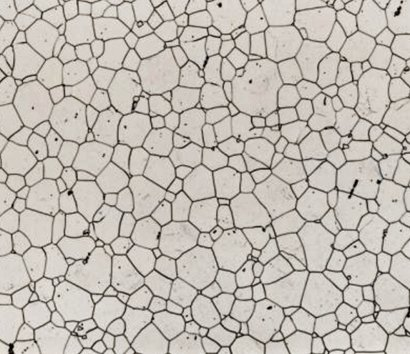
#> input picture images/grains2.jpg, 410 x 354 px
$ python 18_Grain_size_analysis_in_Python_using_watershed.py
#> lines starting #> are read from the running program, lines starting #| are printed output that depends on the picture; after the words box and inside, x2 and y2 are one past the last pixel; in counts of white or black regions, pixels touching at a corner belong together
# watershed algorithm is very powerful way to segment different grains or different cells
# or different regions that are difficult to segment using regular thresholding approach

import cv2
import  numpy as np
import  matplotlib.pyplot as plt
from scipy import ndimage
from skimage import io,color, measure

img1=cv2.imread("images/grains2.jpg")
#> img1 is the input picture: shape (354, 410, 3); mean B, G, R 179.7, 187.2, 193.5
img=cv2.cvtColor(img1,cv2.COLOR_BGR2GRAY)
pixels_to_um=0.5 # um means micrometer. 1 pixel= 0.5 um or 1 pixel = 500 nm

ret,thresh=cv2.threshold(img,0,255,cv2.THRESH_BINARY+cv2.THRESH_OTSU)
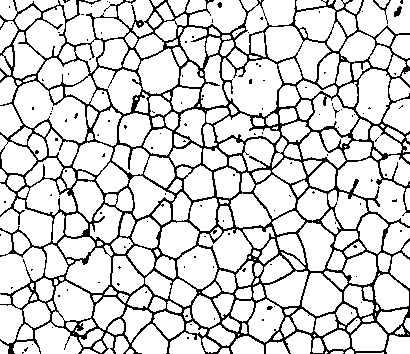
#> thresh: shape (354, 410); 83% white; black in thin lines or dots
#> ret = 157
kernel=np.ones((3,3),np.uint8)

# performing opening operation

opening=cv2.morphologyEx(thresh,cv2.MORPH_OPEN,kernel,iterations=1)
#> opening: shape (354, 410); 82% white; black in thin lines or dots

from skimage.segmentation import  clear_border
opening=clear_border(opening)
#> opening: shape (354, 410); 66.9% white; 58 black regions (56 under 20 px), largest, box (x1, y1, x2, y2) and area: (0, 0, 410, 354) 47830, (333, 107, 340, 118) 20

#cv2.imshow("opening image",opening)
#cv2.waitKey(0)

sure_bg=cv2.dilate(opening,kernel,iterations=2)
#> sure_bg: shape (354, 410); 83.7% white; 36 black regions (31 under 20 px), largest, box (x1, y1, x2, y2) and area: (130, 0, 410, 288) 10874, (0, 0, 123, 354) 9196, (105, 325, 204, 354) 1598, (219, 332, 315, 354) 1294, (325, 314, 410, 354) 603

#cv2.imshow("Sure Background",sure_bg)
#cv2.waitKey(0)

dist_transform=cv2.distanceTransform(opening,cv2.DIST_L2,3)

# cv2.imshow("Distance Transform",dist_transform)
# cv2.waitKey(0)

ret2,sure_fg=cv2.threshold(dist_transform,0.2*dist_transform.max(),255,0)
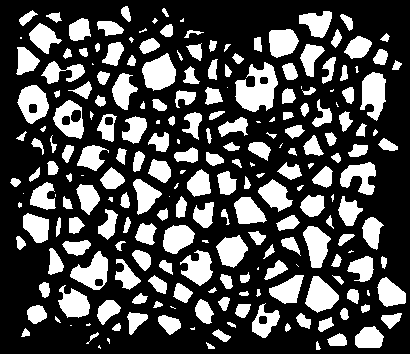
#> sure_fg: shape (354, 410) float32; 30% white; 225 white regions (38 under 20 px), largest, box (x1, y1, x2, y2) and area: (235, 62, 278, 112) 1305, (142, 53, 176, 91) 885, (360, 72, 386, 121) 849
#> ret2 = 3.77

sure_fg=np.uint8(sure_fg)
#
# cv2.imshow('Sure Foreground',sure_fg) # this image shows that I am sure that
# # pixels correspond to the grains
# cv2.waitKey(0)

unknown=cv2.subtract(sure_bg,sure_fg)
#> unknown: shape (354, 410); 53.7% white; 261 black regions (69 under 20 px)

# cv2.imshow("unknown",unknown) # inverse image of sure foreground
# cv2.waitKey(0)

ret3, markers= cv2.connectedComponents(sure_fg)
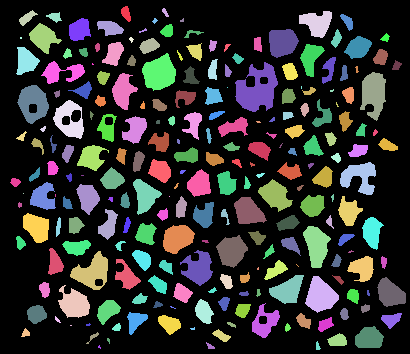
#> markers: shape (354, 410) int32; 226 distinct labels, from 0 to 225; one colour per label, 0 black
#> ret3 = 226
markers=markers+10 # markers is an ndarray
#> markers: shape (354, 410) int32; 226 distinct labels, from 10 to 235

markers[unknown==255]=0
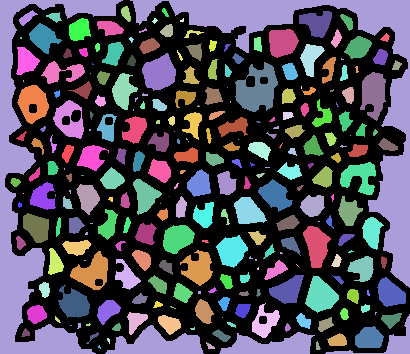
#> markers: shape (354, 410) int32; 227 distinct labels, from 0 to 235; one colour per label, 0 black

#plt.imshow(markers,cmap='jet')
# plt.show()

markers =cv2.watershed(img1,markers)
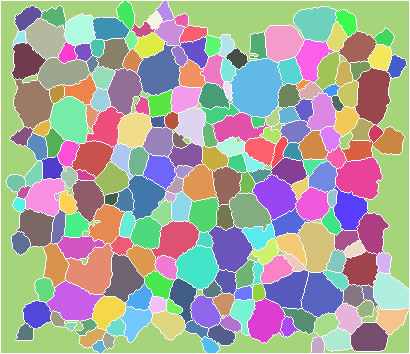
#> markers: shape (354, 410) int32; 228 distinct labels, from -1 to 235; one colour per label, 0 black, -1 white

img1[markers==-1]=[0,255,255]
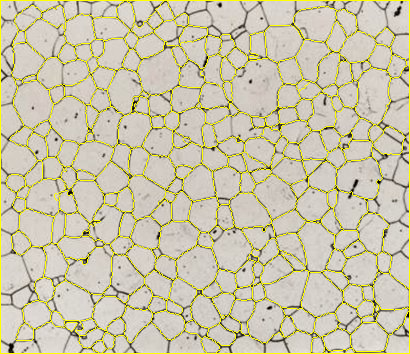
#> img1: shape (354, 410, 3); 7.91% of pixels changed, all inside (x1, y1, x2, y2) = (0, 0, 410, 354)

img2=color.label2rgb(markers,bg_label=0)
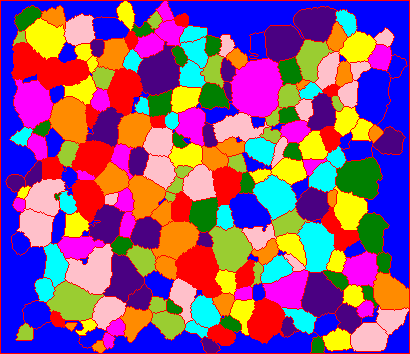
#> img2: shape (354, 410, 3) float64; mean R, G, B 0.545, 0.33, 0.523

# cv2.imshow('Overlay Original Image',img1)
# cv2.imshow('Colored grains',img2)
# cv2.waitKey(0)

regions=measure.regionprops(markers,intensity_image=img)
#> regions = 226 regions; largest, box (x1, y1, x2, y2) and area: (1, 1, 409, 353) 25750, (230, 58, 283, 117) 2302, (65, 244, 113, 294) 1512, (355, 68, 390, 125) 1468, (137, 42, 180, 95) 1438
propList=['Area','equivalent_diameter','orientation','MajorAxisLength',
          'MinorAxisLength','Perimeter','MinIntensity','MeanIntensity','MaxIntensity']

output_file=open('image_measurements2.csv','w')
output_file.write('Grain #'+','.join(propList)+'\n')

grain_number=1
for region_props in regions:
    output_file.write(str(grain_number)+',')
    for i,prop in enumerate(propList):
        if prop=='Area':
            to_print=region_props[prop]*pixels_to_um**2
        elif prop=='orientation':
            to_print=region_props[prop]*57.2958 # convert degree from radians
        elif prop.find('Intensity')<0:
            to_print=region_props[prop]*pixels_to_um
        else:
            to_print=region_props[prop]
        output_file.write(','+str(to_print))
    output_file.write('\n')
    grain_number +=1
#> after the loop, grain_number = 227

output_file.close()
